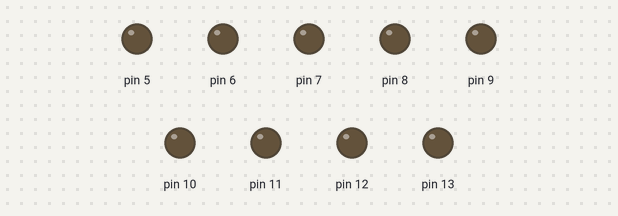
The sketch below on a simulated Arduino Uno, built with avr-gcc and run on an emulated ATmega328P. Parts: output pins drawn as LEDs (lit = HIGH).

Above: at 23.27 s.
At 25.24 s:
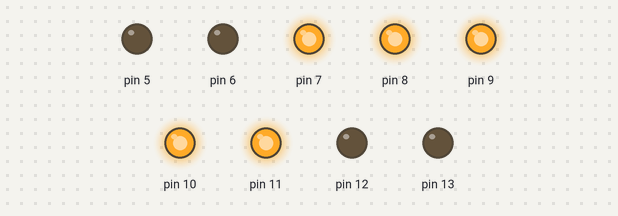
At 26.0 s:
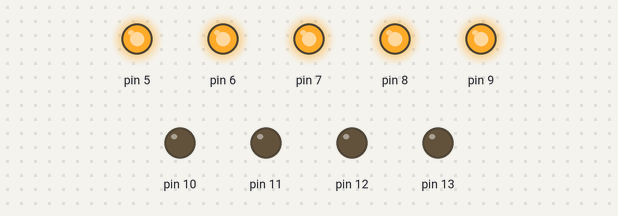
At 33.3 s:
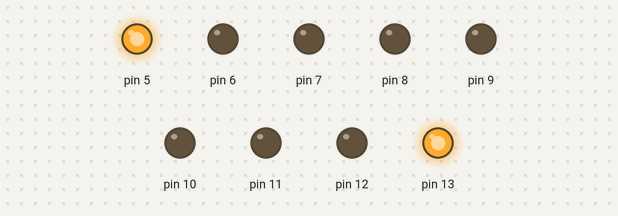
At 33.8 s:
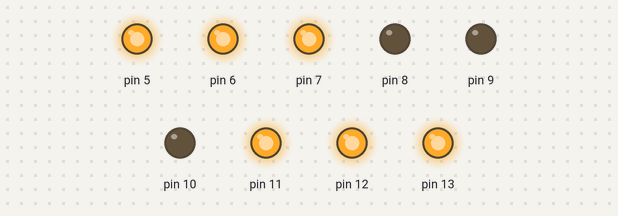
At 34.42 s:
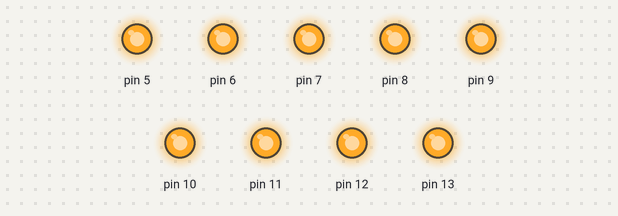
Timing chart, 0 to 40.0 s (numbered marks = the images above):
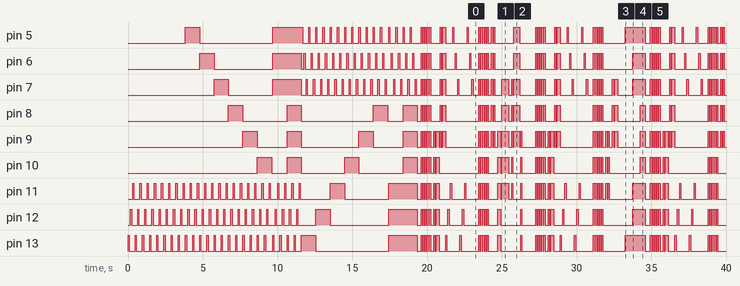

The sketch:

Sparkle.ino
```cpp
void setup() {
  Serial.begin(9600);
  pinMode(13, OUTPUT);
  pinMode(12, OUTPUT);
  pinMode(11, OUTPUT);
  pinMode(10, OUTPUT);
  pinMode(9, OUTPUT);
  pinMode(8, OUTPUT);
  pinMode(7, OUTPUT);
  pinMode(6, OUTPUT);
  pinMode(5, OUTPUT);
}
void allhigh() {
  digitalWrite(5, HIGH);
  digitalWrite(6, HIGH);
  digitalWrite(7, HIGH);
  digitalWrite(8, HIGH);
  digitalWrite(9, HIGH);
  digitalWrite(10, HIGH);
  digitalWrite(11, HIGH);
  digitalWrite(12, HIGH);
  digitalWrite(13, HIGH);
}
void alllow() {
  digitalWrite(5, LOW);
  digitalWrite(6, LOW);
  digitalWrite(7, LOW);
  digitalWrite(8, LOW);
  digitalWrite(9, LOW);
  digitalWrite(10, LOW);
  digitalWrite(11, LOW);
  digitalWrite(12, LOW);
  digitalWrite(13, LOW);
}
void first31()
{
  digitalWrite(13,HIGH);
  delay(80);
  digitalWrite(13,LOW);
  delay(80);
  digitalWrite(12,HIGH);
  delay(80);
  digitalWrite(12,LOW);
  delay(80);
  digitalWrite(11,HIGH);
  delay(80);
  digitalWrite(11,LOW);
  delay(80);
}

void first32()
{
  digitalWrite(5,HIGH);
  delay(80);
  digitalWrite(5,LOW);
  delay(80);
  digitalWrite(6,HIGH);
  delay(80);
  digitalWrite(6,LOW);
  delay(80);
  digitalWrite(7,HIGH);
  delay(80);
  digitalWrite(7,LOW);
  delay(80);
}

void intro1()
{
  for (int i=5; i<11; i++)
  {
    digitalWrite(i,HIGH);
    for (int j=0; j<2; j++)
    {
  first31();
    }
    digitalWrite(i,LOW);
  }
  delay(80);
  digitalWrite(5, HIGH);
  digitalWrite(6, HIGH);
  digitalWrite(7, HIGH);
  for (int j=0; j<2; j++)
    {
  first31();
    }
  digitalWrite(8, HIGH);
  digitalWrite(9, HIGH);
  digitalWrite(10, HIGH);
  for (int j=0; j<2; j++)
    {digitalWrite(8, HIGH);
  digitalWrite(9, HIGH);
  digitalWrite(10, HIGH);
  digitalWrite(5, HIGH);
  digitalWrite(6, HIGH);
  digitalWrite(7, HIGH);
  first31();
  digitalWrite(8, LOW);
  digitalWrite(9, LOW);
  digitalWrite(10, LOW);
  digitalWrite(5, LOW);
  digitalWrite(6, LOW);
  digitalWrite(7, LOW);
    }
}

void intro2()
{
  for (int i=13; i>7; i--)
  {
    digitalWrite(i,HIGH);
    for (int j=0; j<2; j++)
    {
  first32();
    }
    digitalWrite(i,LOW);
  }
  delay(80);
  digitalWrite(13, HIGH);
  digitalWrite(12, HIGH);
  digitalWrite(11, HIGH);
  for (int j=0; j<2; j++)
    {
  first32();
    }
  digitalWrite(8, HIGH);
  digitalWrite(9, HIGH);
  digitalWrite(10, HIGH);
  for (int j=0; j<2; j++)
    {
      digitalWrite(8, HIGH);
  digitalWrite(9, HIGH);
  digitalWrite(10, HIGH);
  digitalWrite(13, HIGH);
  digitalWrite(12, HIGH);
  digitalWrite(11, HIGH);
  first32();
  digitalWrite(8, LOW);
  digitalWrite(9, LOW);
  digitalWrite(10, LOW);
  digitalWrite(13, LOW);
  digitalWrite(12, LOW);
  digitalWrite(11, LOW);
    }
}

void firstmelody()
{
  delay(240);
  allhigh();
  delay(80);
  alllow();
  delay(60);
  allhigh();
  delay(80);
  alllow();
  delay(60);
  allhigh();
  delay(80);
  alllow();
  delay(60);
  allhigh();
  delay(80);
  alllow();
  delay(60);
  allhigh();
  delay(80);
  alllow();
  delay(200);

  digitalWrite(9, HIGH);
  digitalWrite(10, HIGH);
  digitalWrite(13, HIGH);
  digitalWrite(12, HIGH);
  digitalWrite(11, HIGH);
  delay(80);
  digitalWrite(9, LOW);
  digitalWrite(10, LOW);
  digitalWrite(13, LOW);
  digitalWrite(12, LOW);
  digitalWrite(11, LOW);
  delay(80);
  digitalWrite(9, HIGH);
  digitalWrite(10, HIGH);
  digitalWrite(13, HIGH);
  digitalWrite(12, HIGH);
  digitalWrite(11, HIGH);
  delay(200);
  digitalWrite(9, LOW);
  digitalWrite(10, LOW);
  digitalWrite(13, LOW);
  digitalWrite(12, LOW);
  digitalWrite(11, LOW);
  delay(80);

  digitalWrite(9, HIGH);
  digitalWrite(8, HIGH);
  digitalWrite(7, HIGH);
  digitalWrite(6, HIGH);
  digitalWrite(5, HIGH);
  delay(80);
  digitalWrite(9, LOW);
  digitalWrite(8, LOW);
  digitalWrite(7, LOW);
  digitalWrite(6, LOW);
  digitalWrite(5, LOW);
  delay(80);
  digitalWrite(9, HIGH);
  digitalWrite(8, HIGH);
  digitalWrite(7, HIGH);
  digitalWrite(6, HIGH);
  digitalWrite(5, HIGH);
  delay(200);
  digitalWrite(9, LOW);
  digitalWrite(8, LOW);
  digitalWrite(7, LOW);
  digitalWrite(6, LOW);
  digitalWrite(5, LOW);
  alllow();

  for (int i=0; i<2; i++)
  {
  first31();
  first32();
  }

  delay(300);
}

void secondmelody()
{
  allhigh();
  delay(80);
  alllow();
  delay(60);
  allhigh();
  delay(80);
  alllow();
  delay(60);
  allhigh();
  delay(80);
  alllow();
  delay(60);
  allhigh();
  delay(80);
  alllow();
  delay(60);
  allhigh();
  delay(80);
  alllow();
  delay(200);

  digitalWrite(9, HIGH);
  digitalWrite(8, HIGH);
  digitalWrite(7, HIGH);
  digitalWrite(6, HIGH);
  digitalWrite(5, HIGH);
  delay(80);
  digitalWrite(9, LOW);
  digitalWrite(8, LOW);
  digitalWrite(7, LOW);
  digitalWrite(6, LOW);
  digitalWrite(5, LOW);
  delay(80);
  digitalWrite(9, HIGH);
  digitalWrite(8, HIGH);
  digitalWrite(7, HIGH);
  digitalWrite(6, HIGH);
  digitalWrite(5, HIGH);
  delay(80);
  digitalWrite(9, LOW);
  digitalWrite(8, LOW);
  digitalWrite(7, LOW);
  digitalWrite(6, LOW);
  digitalWrite(5, LOW);
  delay(200);

  digitalWrite(9, HIGH);
  digitalWrite(10, HIGH);
  digitalWrite(13, HIGH);
  digitalWrite(12, HIGH);
  digitalWrite(11, HIGH);
  delay(200);
  digitalWrite(9, LOW);
  digitalWrite(10, LOW);
  digitalWrite(13, LOW);
  digitalWrite(12, LOW);
  digitalWrite(11, LOW);
  delay(60);

  digitalWrite(7, HIGH);
  digitalWrite(8, HIGH);
  digitalWrite(9, HIGH);
  digitalWrite(10, HIGH);
  digitalWrite(11, HIGH);
  delay(480);
  digitalWrite(7, LOW);
  digitalWrite(8, LOW);
  digitalWrite(9, LOW);
  digitalWrite(10, LOW);
  digitalWrite(11, LOW);
  delay(200);

  digitalWrite(7, HIGH);
  digitalWrite(8, HIGH);
  digitalWrite(9, HIGH);
  digitalWrite(10, HIGH);
  digitalWrite(11, HIGH);
  delay(60);
  digitalWrite(7, LOW);
  digitalWrite(8, LOW);
  digitalWrite(9, LOW);
  digitalWrite(10, LOW);
  digitalWrite(11, LOW);
  delay(60);

  digitalWrite(9, HIGH);
  digitalWrite(8, HIGH);
  digitalWrite(7, HIGH);
  digitalWrite(6, HIGH);
  digitalWrite(5, HIGH);
  delay(400);
  digitalWrite(9, LOW);
  digitalWrite(8, LOW);
  digitalWrite(7, LOW);
  digitalWrite(6, LOW);
  digitalWrite(5, LOW);
  delay(60);

  digitalWrite(9, HIGH);
  digitalWrite(10, HIGH);
  digitalWrite(13, HIGH);
  digitalWrite(12, HIGH);
  digitalWrite(11, HIGH);
  delay(60);
  digitalWrite(9, LOW);
  digitalWrite(10, LOW);
  digitalWrite(13, LOW);
  digitalWrite(12, LOW);
  digitalWrite(11, LOW);
  delay(200);
  delay(500);
}

void thirdmelody()
{
  allhigh();
  delay(80);
  alllow();
  delay(60);
  allhigh();
  delay(80);
  alllow();
  delay(60);
  allhigh();
  delay(80);
  alllow();
  delay(60);
  allhigh();
  delay(80);
  alllow();
  delay(60);
  allhigh();
  delay(80);
  alllow();
  delay(200);

  digitalWrite(9, HIGH);
  digitalWrite(10, HIGH);
  digitalWrite(11, HIGH);
  delay(80);
  digitalWrite(9, LOW);
  digitalWrite(10, LOW);
  digitalWrite(11, LOW);
  delay(80);
  digitalWrite(9, HIGH);
  digitalWrite(10, HIGH);
  digitalWrite(11, HIGH);
  delay(80);
  digitalWrite(9, LOW);
  digitalWrite(10, LOW);
  digitalWrite(11, LOW);
  delay(200);

  digitalWrite(9, HIGH);
  digitalWrite(8, HIGH);
  digitalWrite(7, HIGH);
  delay(80);
  digitalWrite(9, LOW);
  digitalWrite(8, LOW);
  digitalWrite(7, LOW);
  delay(80);
  digitalWrite(9, HIGH);
  digitalWrite(8, HIGH);
  digitalWrite(7, HIGH);
  delay(200);
  digitalWrite(9, LOW);
  digitalWrite(8, LOW);
  digitalWrite(7, LOW);
  alllow();
}

void base()
{
  delay(500);
  digitalWrite(13, HIGH);
  digitalWrite(5, HIGH);
  delay(500);
  digitalWrite(12, HIGH);
  digitalWrite(11, HIGH);
  digitalWrite(6, HIGH);
  digitalWrite(7, HIGH);
  delay(500);
  digitalWrite(10, HIGH);
  digitalWrite(9, HIGH);
  digitalWrite(8, HIGH);
  delay(320);
  alllow();
  delay(120);
}
void loop() {
  for (int i = 0; i<8; i++)
  {
    first31();
  }
  intro1();
  alllow();
  intro2();
  for (int i=0; i<2; i++)
  {
  firstmelody();
  secondmelody();
  firstmelody();
  thirdmelody();
  base();
  }
  intro1();
  alllow();
  intro2();
  for (int i=0; i<2; i++)
  {
  firstmelody();
  secondmelody();
  firstmelody();
  thirdmelody();
  base();
  }
}
```

Measured:
- by itself, pin 5: LOW → HIGH at 3.8 s, → LOW 0.96 s later, → HIGH 4.9 s later, → LOW 2.0 s later, … (130 changes in this stretch)
- by itself, pin 6: LOW → HIGH at 4.8 s, → LOW 0.96 s later, → HIGH 3.9 s later, → LOW 1.9 s later, … (132 changes in this stretch)
- by itself, pin 7: LOW → HIGH at 5.8 s, → LOW 0.96 s later, → HIGH 3.0 s later, → LOW 1.9 s later, … (140 changes in this stretch)
- by itself, pin 8: LOW → HIGH at 6.7 s, → LOW 0.96 s later, → HIGH 3.0 s later, → LOW 0.96 s later, … (100 changes in this stretch)
- by itself, pin 9: LOW → HIGH at 7.7 s, → LOW 0.96 s later, → HIGH 2.0 s later, → LOW 0.96 s later, … (120 changes in this stretch)
- by itself, pin 10: LOW → HIGH at 8.6 s, → LOW 0.96 s later, → HIGH 1.0 s later, → LOW 0.96 s later, … (94 changes in this stretch)
